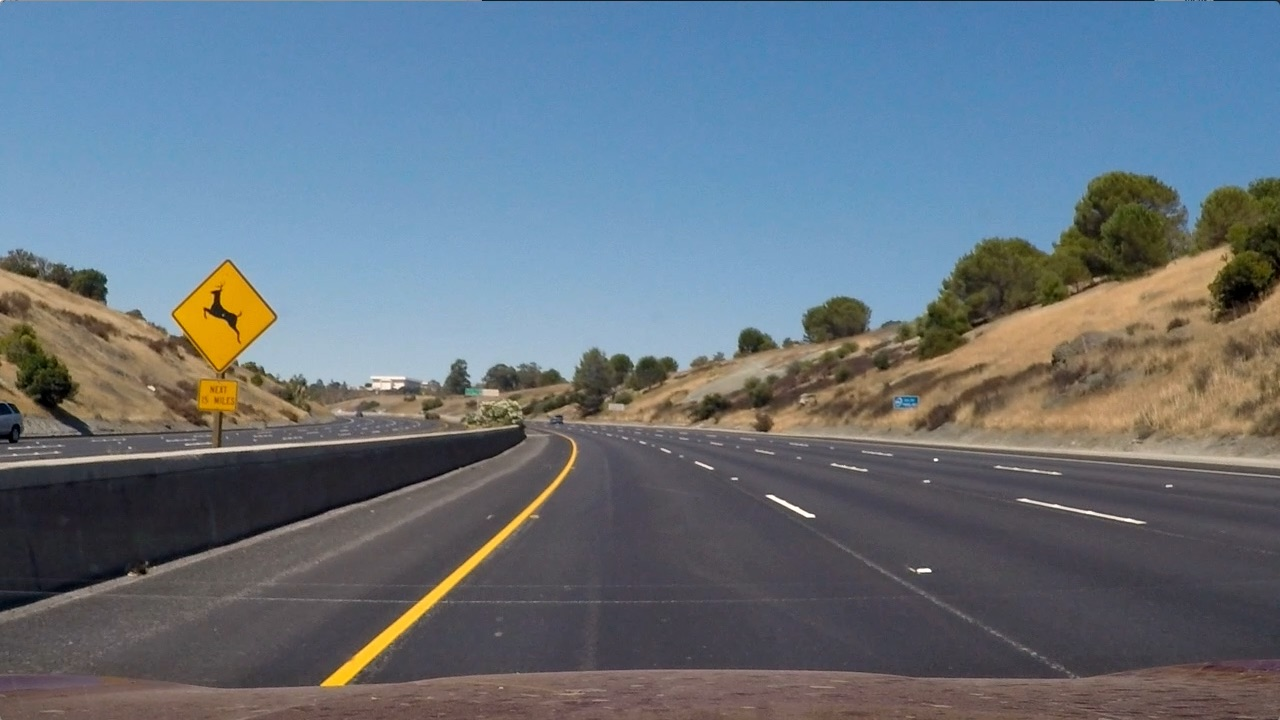
#> input picture test_images/test2.jpg, 1280 x 720 px, found by its file name
$ python Threshold_combined.py   (older library calls are emulated)
#> lines starting #> are read from the running program, lines starting #| are printed output that depends on the picture; after the words box and inside, x2 and y2 are one past the last pixel; in counts of white or black regions, pixels touching at a corner belong together
import numpy as np
import cv2
import matplotlib.pyplot as plt
import matplotlib.image as mpimg
import pickle

def abs_sobel_thresh(img, orient='x', thresh_min=20, thresh_max=100):
    """
    Takes an image, gradient orientation, and threshold min/max values
    """
    # Convert to grayscale
    gray = cv2.cvtColor(img, cv2.COLOR_RGB2GRAY)
    # Apply x or y gradient with the OpenCV Sobel() function
    # and take the absolute value
    if orient == 'x':
        abs_sobel = np.absolute(cv2.Sobel(gray, cv2.CV_64F, 1, 0))
    if orient == 'y':
        abs_sobel = np.absolute(cv2.Sobel(gray, cv2.CV_64F, 0, 1))
    # Rescale back to 8 bit integer
    scaled_sobel = np.uint8(255*abs_sobel/np.max(abs_sobel))
    # Create a copy and apply the threshold
    binary_output = np.zeros_like(scaled_sobel)
    # inclusive (>=, <=) thresholds
    binary_output[(scaled_sobel >= thresh_min) & (scaled_sobel <= thresh_max)] = 1

    # Return the result
    return binary_output

def mag_thresh(img, sobel_kernel=3, mag_thresh=(30, 100)):
    """
    Return the magnitude of the gradient
    for a given sobel kernel size and threshold values
    """
    # Convert to grayscale
    gray = cv2.cvtColor(img, cv2.COLOR_RGB2GRAY)
    # Take both Sobel x and y gradients
    sobelx = cv2.Sobel(gray, cv2.CV_64F, 1, 0, ksize=sobel_kernel)
    sobely = cv2.Sobel(gray, cv2.CV_64F, 0, 1, ksize=sobel_kernel)
    # Calculate the gradient magnitude
    gradmag = np.sqrt(sobelx**2 + sobely**2)
    # Rescale to 8 bit
    scale_factor = np.max(gradmag)/255
    gradmag = (gradmag/scale_factor).astype(np.uint8)
    # Create a binary image of ones where threshold is met, zeros otherwise
    binary_output = np.zeros_like(gradmag)
    binary_output[(gradmag >= mag_thresh[0]) & (gradmag <= mag_thresh[1])] = 1

    # Return the binary image
    return binary_output


def dir_threshold(img, sobel_kernel=3, thresh=(0, np.pi/2)):
    """
    Return the direction of the gradient
    for a given sobel kernel size and threshold values
    """
    # Convert to grayscale
    gray = cv2.cvtColor(img, cv2.COLOR_RGB2GRAY)
    # Calculate the x and y gradients
    sobelx = cv2.Sobel(gray, cv2.CV_64F, 1, 0, ksize=sobel_kernel)
    sobely = cv2.Sobel(gray, cv2.CV_64F, 0, 1, ksize=sobel_kernel)
    # Take the absolute value of the gradient direction,
    # apply a threshold, and create a binary image result
    absgraddir = np.arctan2(np.absolute(sobely), np.absolute(sobelx))
    binary_output =  np.zeros_like(absgraddir)
    binary_output[(absgraddir >= thresh[0]) & (absgraddir <= thresh[1])] = 1

    # Return the binary image
    return binary_output

def hls_thresh(img, thresh=(100, 255)):
    """
    Convert RGB to HLS and threshold to binary image using S channel
    """
    hls = cv2.cvtColor(img, cv2.COLOR_RGB2HLS)
    s_channel = hls[:,:,2]
    binary_output = np.zeros_like(s_channel)
    binary_output[(s_channel > thresh[0]) & (s_channel <= thresh[1])] = 1
    return binary_output

def combined_thresh(img):
    abs_bin = abs_sobel_thresh(img, orient='x', thresh_min=50, thresh_max=255)
    mag_bin = mag_thresh(img, sobel_kernel=3, mag_thresh=(50, 255))
    dir_bin = dir_threshold(img, sobel_kernel=15, thresh=(0.7, 1.3))
    hls_bin = hls_thresh(img, thresh=(170, 255))

    combined = np.zeros_like(dir_bin)
    combined[(abs_bin == 1 | ((mag_bin == 1) & (dir_bin == 1))) | hls_bin == 1] = 1

    return combined, abs_bin, mag_bin, dir_bin, hls_bin

if __name__ == '__main__':
    #img_file = 'test_images/straight_lines2.jpg'
    img_file = 'test_images/test2.jpg'

    with open('calibrate_camera.p', 'rb') as f:
#> (reads Code/calibrate_camera.p from the repository)
        save_dict = pickle.load(f)
    mtx = save_dict['mtx']
    dist = save_dict['dist']

    img = mpimg.imread(img_file)
#> img is the input picture: shape (720, 1280, 3); mean R, G, B 102.8, 114.6, 125.5
    img = cv2.undistort(img, mtx, dist, None, mtx)

    combined, abs_bin, mag_bin, dir_bin, hls_bin = combined_thresh(img)
#> in combined_thresh, `abs_bin = abs_sobel_thresh(img, orient='x', thresh_min=50, thresh_max=..`:
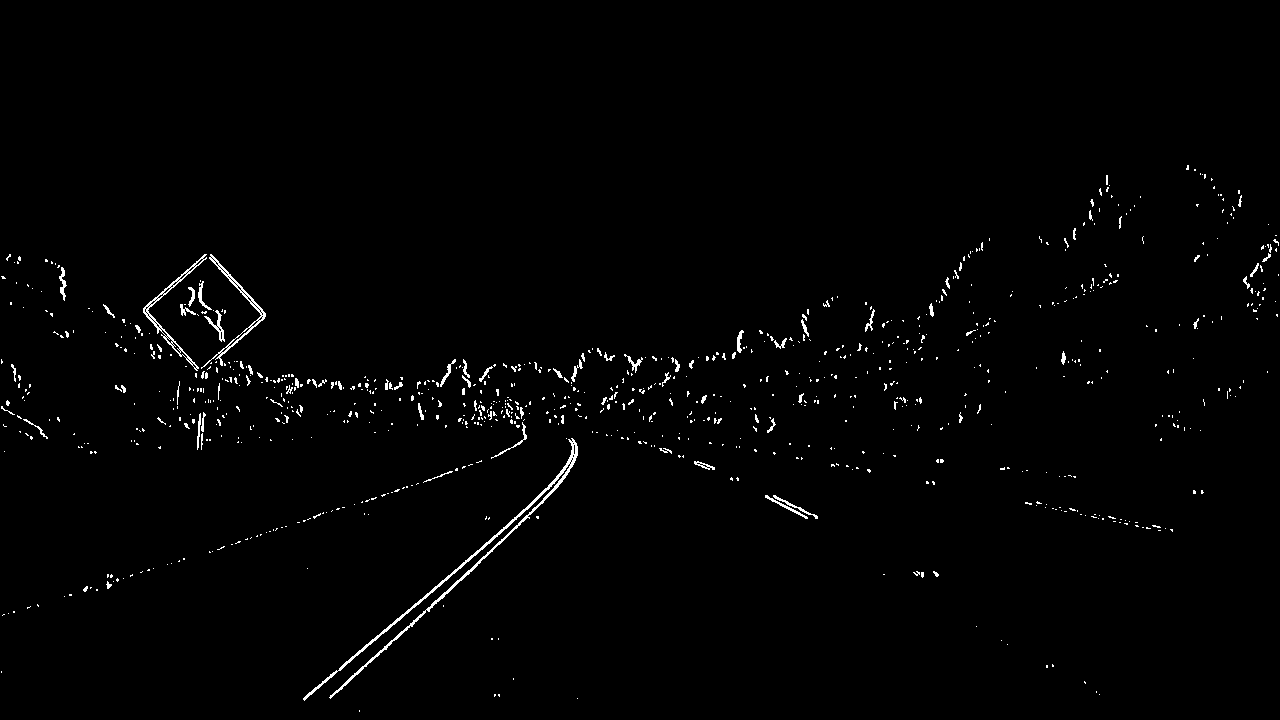
#> abs_bin: shape (720, 1280); values 0 (black) and 1 (white), 1.2% white in thin lines or dots, all inside (x1, y1, x2, y2) = (1, 165, 1279, 712)
#> in mag_thresh, `scale_factor = np.max(gradmag)/255`: scale_factor = 2.86
#> in combined_thresh, `mag_bin = mag_thresh(img, sobel_kernel=3, mag_thresh=(50, 255))`: mag_bin: shape (720, 1280); values 0 (black) and 1 (white), 3% white in thin lines or dots, all inside (x1, y1, x2, y2) = (0, 160, 1280, 719)
#> in combined_thresh, `dir_bin = dir_threshold(img, sobel_kernel=15, thresh=(0.7, 1.3))`:
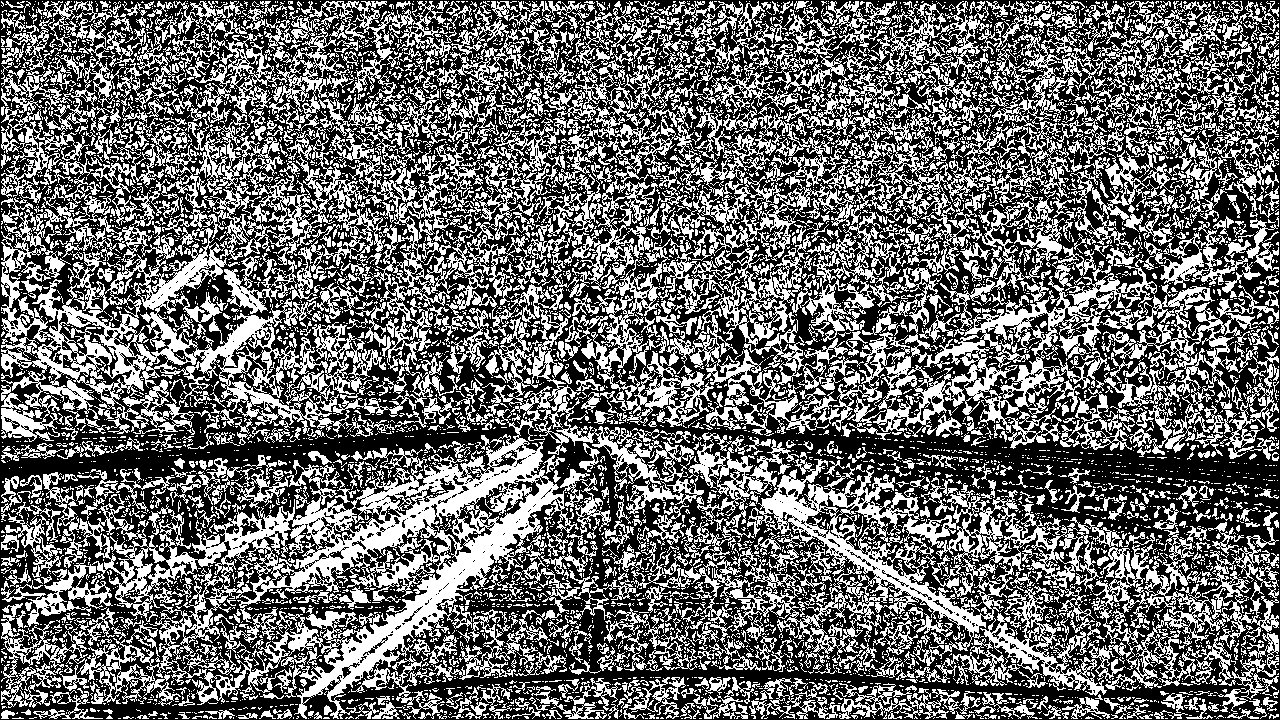
#> dir_bin: shape (720, 1280) float64; values 0 (black) and 1 (white), 41.8% white; 6703 white regions (5621 under 20 px), largest, box (x1, y1, x2, y2) and area: (1, 409, 611, 719) 47197, (1, 111, 388, 434) 36787, (631, 452, 1103, 667) 21515
#> in hls_thresh, `hls = cv2.cvtColor(img, cv2.COLOR_RGB2HLS)`: hls: shape (720, 1280, 3); mean of channels 0, 1, 2 87.8, 114.9, 64.1
#> in hls_thresh, `s_channel = hls[:,:,2]`:
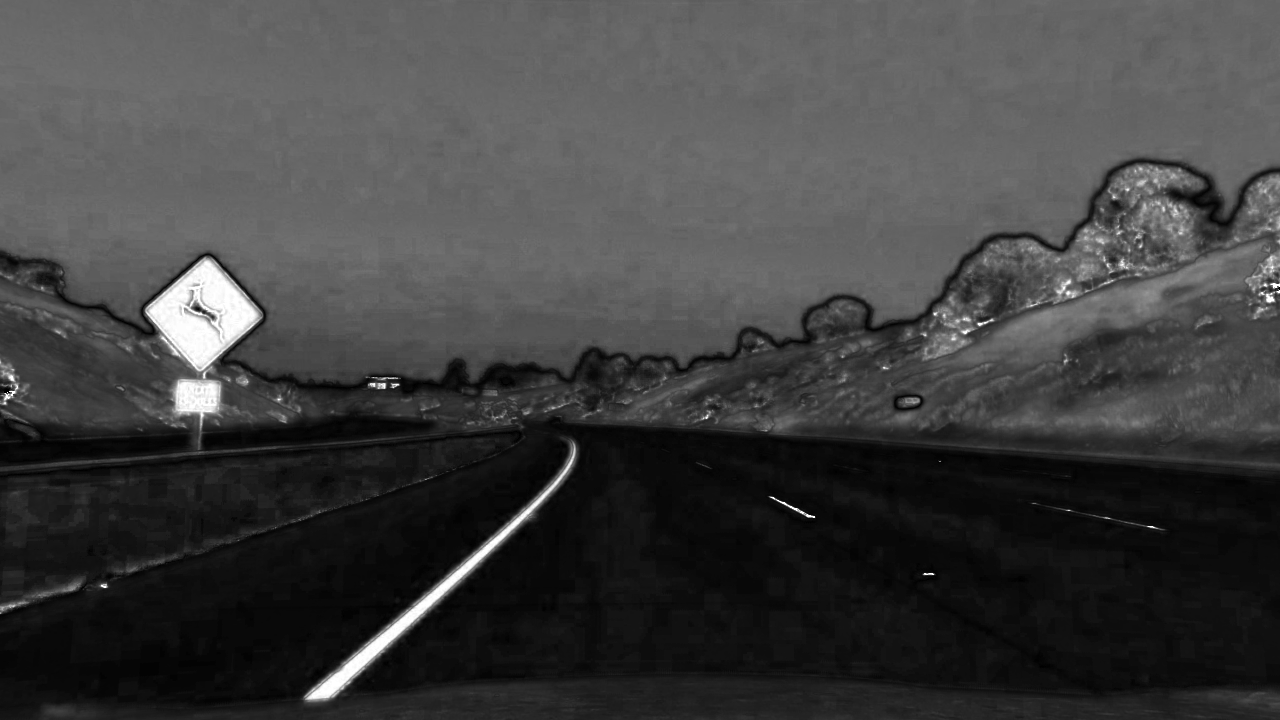
#> s_channel: shape (720, 1280); min 0, max 255, mean 64.1
#> in combined_thresh, `hls_bin = hls_thresh(img, thresh=(170, 255))`: hls_bin: shape (720, 1280); values 0 (black) and 1 (white), 1.4% white; 130 white regions (111 under 20 px), largest, box (x1, y1, x2, y2) and area: (146, 258, 259, 371) 6712, (306, 446, 575, 700) 3110, (174, 379, 221, 425) 1432
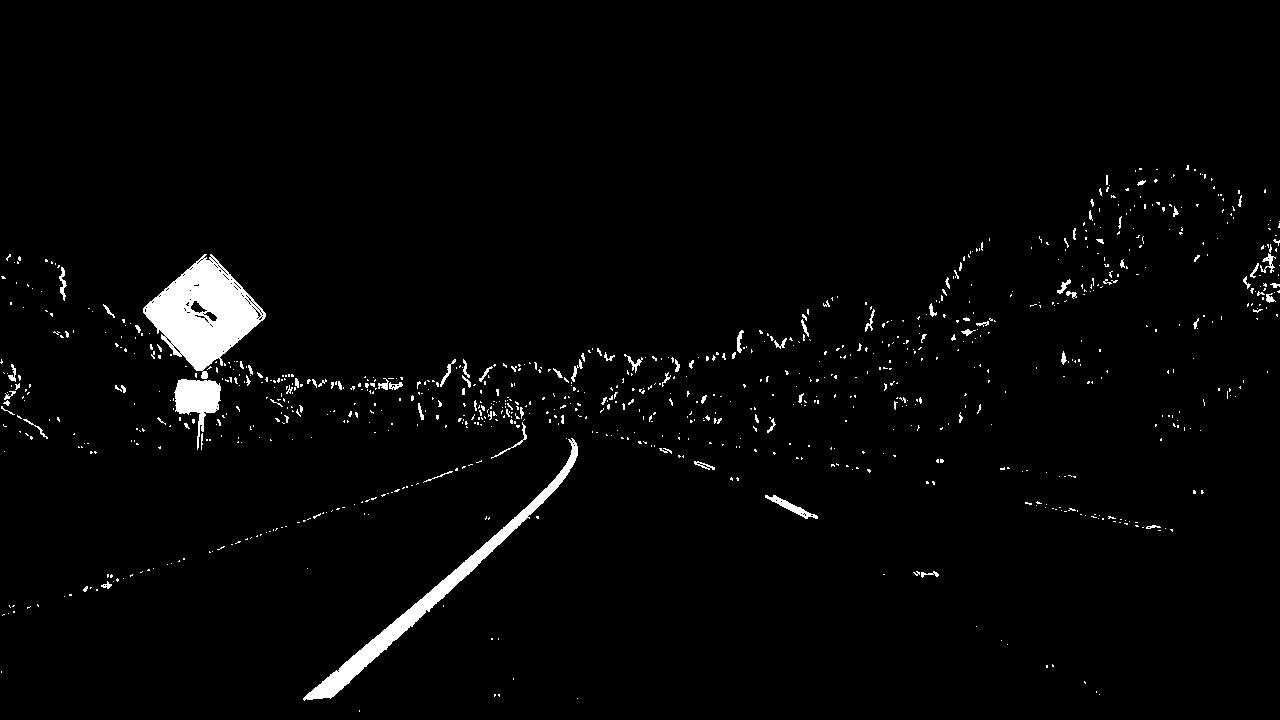
#> combined: shape (720, 1280) float64; values 0 (black) and 1 (white), 2.4% white; 934 white regions (845 under 20 px), largest, box (x1, y1, x2, y2) and area: (143, 254, 266, 379) 7667, (303, 438, 578, 701) 4620, (174, 379, 221, 450) 1550

    plt.subplot(2, 3, 1)
    plt.imshow(abs_bin, cmap='gray', vmin=0, vmax=1)
    plt.subplot(2, 3, 2)
    plt.imshow(mag_bin, cmap='gray', vmin=0, vmax=1)
    plt.subplot(2, 3, 3)
    plt.imshow(dir_bin, cmap='gray', vmin=0, vmax=1)
    plt.subplot(2, 3, 4)
    plt.imshow(hls_bin, cmap='gray', vmin=0, vmax=1)
    plt.subplot(2, 3, 5)
    plt.imshow(img)
    plt.subplot(2, 3, 6)
    plt.imshow(combined, cmap='gray', vmin=0, vmax=1)

    plt.tight_layout()
    plt.show()
